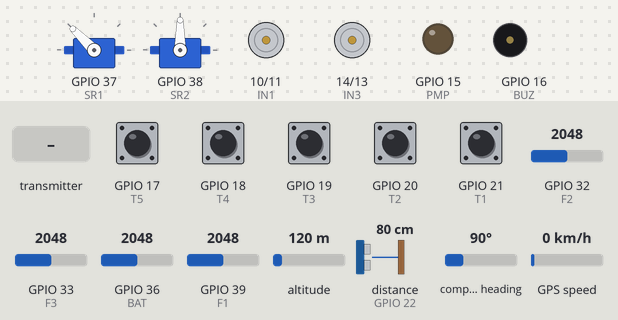
The sketch below on a simulated ESP32. On the bench: 2 × servo, motor-driver pin pairs drawn as motors (green arrow = first pin HIGH = forward, orange = second pin HIGH = backward, longer = more drive, scaled by the enable pin), output pins drawn as LEDs (lit = HIGH), buzzer (waves = sounding, pin HIGH). The inputs (shaded band) are chosen by the test bench; at power-on: GPIO 17 (T5), GPIO 18 (T4), GPIO 19 (T3), GPIO 20 (T2), GPIO 21 (T1) HIGH, GPIO 32 (F2) = 2048, GPIO 33 (F3) = 2048, GPIO 36 (BAT) = 2048, GPIO 39 (F1) = 2048, altitude 120 m, distance to the obstacle (sensor on GPIO 22) 80 cm, compass heading 90°, GPS speed 0 km/h. The echo pulse lasts 58.3 µs per cm; the GPS gets a fix after 3 s at 37.7749, -122.4194 with 8 satellites; no radio packets arrive unless stated; what the sketch prints to the serial monitor is not drawn.

Above: at 12.2 s.
12.3 s: the transmitter starts sending j2X = 0
At 15.3 s:
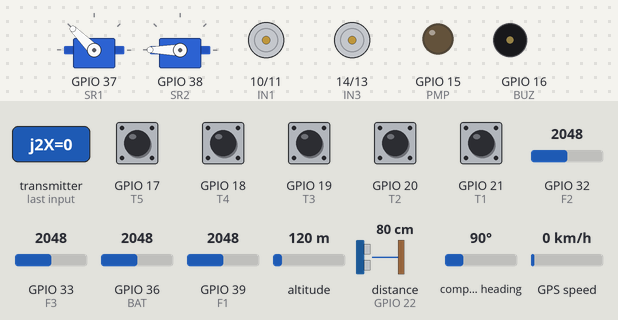
15.8 s: the transmitter starts sending j2Y = 0
At 16.9 s:
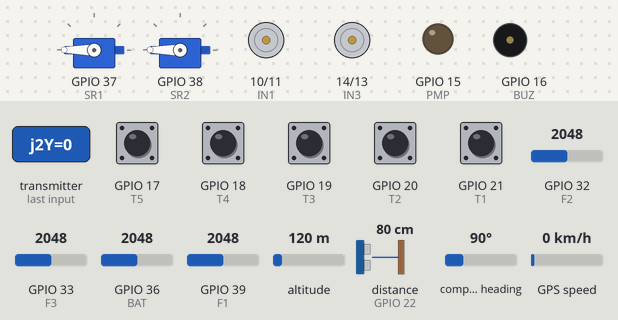
19.3 s: the transmitter starts sending j1X = 0
20.8 s: the transmitter starts sending j1Y = 0
At 21.9 s:
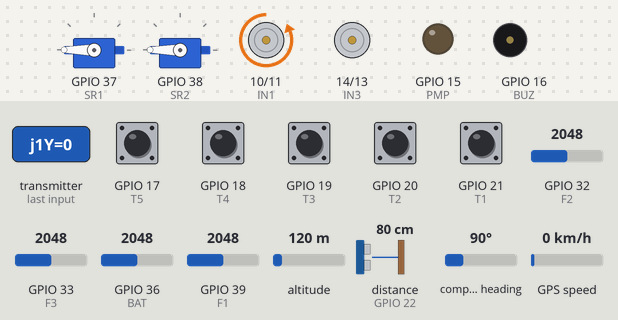
22.3 s: the transmitter starts sending TS1 = 0
At 23.3 s:
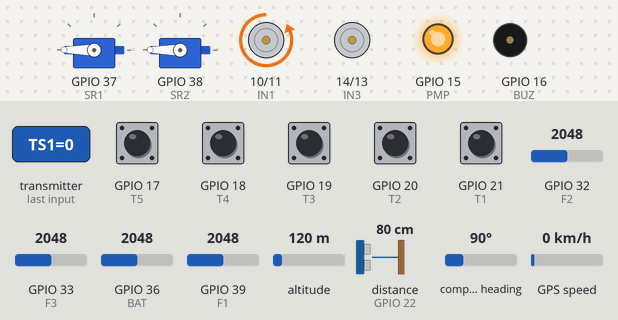
23.8 s: the transmitter starts sending TS2 = 0
At 30.6 s:
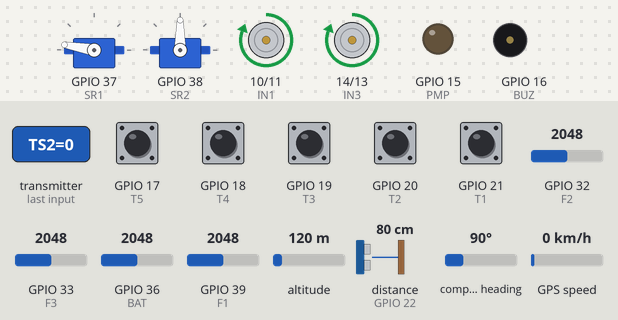
Timing chart, 0 to 31.0 s (numbered marks = the images above; inputs shaded):
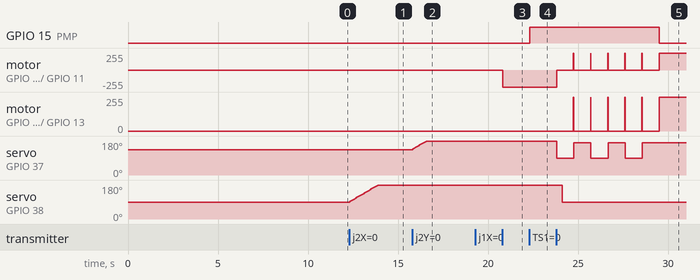

Measured:
- after the input at 12.3 s, servo on GPIO 38 (SR2): moves from 90° to 180° over 1.6 s, starting at once
- after the input at 15.8 s, servo on GPIO 37 (SR1): moves from 135° to 180° over 0.75 s, starting at once
- after the input at 20.8 s, motor on GPIO 10 (IN1) / GPIO 11 (IN2): stopped → backward 255/255 at once
- after the input at 22.3 s, GPIO 15 (PMP): LOW → HIGH at once
- after the input at 23.8 s, GPIO 15 (PMP): HIGH → LOW after 5.7 s; motor on GPIO 10 (IN1) / GPIO 11 (IN2): alternates forward 255/255 for 0.03 s and stopped for 0.93 s, starting at once

The sketch:

Receiver.ino
```cpp
// Fire Extinguisher Robot Receiver
#include <SPI.h>
#include <RF24.h>
#include <Servo.h>
#include <NewPing.h>
#include <Arduino.h>
#include <nRF24L01.h>
#include <TinyGPS++.h>
#include <SoftwareSerial.h>

// Battery Monitoring pin
#define BAT A0      // Battery Pin

// Servo Motor Pins
#define SR1 A1      // Water Ejector Servo
#define SR2 A2      // Camera Servo

// Fire Sensor Pins
#define F1 A3       // Fire Sensor 1
#define F2 A4       // Fire Sensor 2
#define F3 A5       // Fire Sensor 3

// // Smoke Sensor Pins
// #define SM_A A6     // Smoke Sensor Analog Pin
// #define SM_D A7     // Smoke Sensor Digital Pin

// Ultrasonic Sensor Pins
#define TRIG 23     // Trig Pin
#define ECHO 22     // Echo Pin
#define MAX_DIST 200

// Water Level Detector Pins
#define T1 21       // 100 %
#define T2 20       // 80 %
#define T3 19       // 60 %
#define T4 18       // 40 %
#define T5 17       // 20 %

// // ESP-32 Reset Pin
// #define RST 17      // ESP-32 Reset Pin

// Pump & Buzzer Pins
#define BUZ 16      // Buzzer
#define PMP 15      // Water Pump

// Motor driver Pins
#define ENA 3       // Enable A
#define IN1 10      // Input 1
#define IN2 11      // Input 2
#define IN3 14      // Input 3
#define IN4 13      // Input 4
#define ENB 12      // Enable B

// GPS Module Pins
#define RX 1        // GPS Receiver
#define TX 0        // GPS Transmitter


//Declare two servos
Servo Ser1;
Servo Ser2;

TinyGPSPlus gps;
RF24 radio(4, 2); // nRF24L01 (CE, CSN) // Declaring RF Module
SoftwareSerial GPS(RX, TX);             // Declaring GPS Module
NewPing sonar(TRIG, ECHO, MAX_DIST);

// Variables
int Dist = 0;
int LDist = 0;
int RDist = 0;
int Fr1 = 450;
int Fr2 = 450;
int Fr3 = 450;
bool pump = false;
unsigned long start = 0;
unsigned long servo1 = 0;
unsigned long servo2 = 0;
unsigned long currentTime = 0;
unsigned long lastReceiveTime = 0;
const byte address[][6] = {"00001", "00002"};

// Receiving Structure
struct Data_Package_1
{
  byte j1X;
  byte j1Y;
  byte j2X;
  byte j2Y;
  byte TS1;
  byte TS2;
};
Data_Package_1 data1;

// Sending Structure
struct Data_Package_2
{
  String lat;
  String lon;
  byte fire;
  byte bat;
  byte tank;
};
Data_Package_2 data2;

// Reset Data
void resetData()
{
  data1.j1X = 127;
  data1.j1Y = 131;
  data1.j2X = 135;
  data1.j2Y = 129;
  data1.TS1 = 1;
  data1.TS2 = 1;
}

void setup()
{
  Serial.begin(9600);                      // Serial Begin

  // Calibratig Sensors
  Serial.println("Calibrating sensors");
  delay(1000);
  for(int i = 0 ; i < 10; i++){
    Serial.print(".");
    delay(1000);
  }

  GPS.begin(9600);                         // GPS Begin
  radio.begin();                           // Redio Begin
  radio.openWritingPipe(address[1]);       // Sending Address 00002
  radio.openReadingPipe(1, address[0]);    // Receiving Address 00001
  radio.setAutoAck(false);
  radio.setDataRate(RF24_250KBPS);
  radio.setPALevel(RF24_PA_LOW);
  // radio.startListening(); //  Set the module as receiver
  resetData();

  // Setting Other Pins as INP/OUT
  pinMode(T1, INPUT_PULLUP);
  pinMode(T2, INPUT_PULLUP);
  pinMode(T3, INPUT_PULLUP);
  pinMode(T4, INPUT_PULLUP);
  pinMode(T5, INPUT_PULLUP);
  pinMode(BUZ, OUTPUT);
  pinMode(PMP, OUTPUT);
  pinMode(ECHO, INPUT);
  pinMode(TRIG, OUTPUT);

  // Setting Motor Driver 1 Pins as INP/OUT
  pinMode(ENA, OUTPUT);
  pinMode(IN1, OUTPUT);
  pinMode(IN2, OUTPUT);
  pinMode(IN3, OUTPUT);
  pinMode(IN4, OUTPUT);
  pinMode(ENB, OUTPUT);

  // Attaching Servo
  Ser1.attach(SR1);  // Servo motor up-down movement for watar ejector
  Ser2.attach(SR2);  // Servo motor right-left movement for camera
  Ser1.write(135);   // Set position at centre 90 to 180
  Ser2.write(90);    // Set position at centre 0 to 180

  // Assigning the values
  data2.lat = "";
  data2.lon = "";
  data2.fire = 0;
  data2.bat = 0;
  data2.tank = 0;

  digitalWrite(BUZ, LOW);
  digitalWrite(PMP, LOW);
  digitalWrite(T1, HIGH);
  digitalWrite(T2, HIGH);
  digitalWrite(T3, HIGH);
  digitalWrite(T4, HIGH);
  digitalWrite(T5, HIGH);
}

void loop()
{
  // Receiving data
  delay(5);
  radio.startListening();
  if(radio.available()){
    radio.read(&data1, sizeof(Data_Package_1));
    lastReceiveTime = millis();
  }
  currentTime = millis();
  if(currentTime - lastReceiveTime > 1000) resetData();

  // Controlling Robot
  if(data1.TS2 == 0) autoMode();
  else manualMode();

  // Sending Data
  delay(5);
  readGPS();
  readTank();
  readBattery();
  readFireSensors();
  radio.stopListening();
  radio.write(&data2, sizeof(Data_Package_2));
  delay(5);
}

// reading Battery Level
void readBattery(){
  float R1 = 2200.00;         // resistance of R1 (2.2K) in Ohm
  float R2 = 1000.00;         // resistance of R2 (1K) in Ohm
  float MaxVolt = 3.85;       // Maximum Voltage measured after resistor
  int MaxVal = 772;           // Maximum Analog values read by analog pin

  int val = analogRead(BAT);               // Reads the analog input
  float Vout = (val * MaxVolt) / MaxVal;   // formula for calculating voltage out
  float Vin = Vout * (R2 + R1) / R2;       // formula for calculating voltage in

  int Bat = map(Vin, 11.1, 12.8, 0, 100);
  if(Bat >= 100) Bat = 100;
  if(Bat <= 0) Bat = 0;
  // Serial.println(String("Bat = " + String(Bat) + "      Val = " + String(val) + "      Vin = " + String(Vin) + "      Vout = " + String(Vout)));

  data2.bat = Bat;
}

// Reading GPS Location
void readGPS(){
  while(GPS.available() > 0){
    if(gps.encode(GPS.read())){
      if(gps.location.isValid()){
        data2.lat = gps.location.lat();
        data2.lon = gps.location.lng();
      }
      else{
        data2.lat = "20.888420";
        data2.lon = "77.731250";
      }
    }
  }
  data2.lat = "20.888420";
  data2.lon = "77.731250";
}

// Reding Tank Water Level
void readTank(){
  int tank = 0;
  if(digitalRead(T1) == 0) tank = 100;
  if(digitalRead(T2) == 0) tank = 80;
  if(digitalRead(T3) == 0) tank = 60;
  if(digitalRead(T4) == 0) tank = 40;
  if(digitalRead(T5) == 0) tank = 20;
  else tank = 0;

  data2.tank = tank;
}

// Reading Fire Sensors
void readFireSensors(){
  Fr1 = analogRead(F1);
  Fr2 = analogRead(F2);
  Fr3 = analogRead(F3);
  if(Fr1 <= 100 || Fr2 <= 100 || Fr3 <= 100) data2.fire = 1;
  else data2.fire = 0;
}

// Calculating Centre Distance
void centreDist(){
  delay(10);
  Ser2.write(90);
  delay(300);
  Dist = sonar.convert_cm(sonar.ping_median(10));
  delay(50);
}

// Calculating Left Distance
void leftDist(){
  delay(10);
  Ser2.write(160);
  delay(300);
  LDist = sonar.convert_cm(sonar.ping_median(10));
  delay(50);
  Ser2.write(90);
  delay(300);
}

// Calculating Right Distance
void rightDist(){
  delay(10);
  Ser2.write(0);
  delay(300);
  RDist = sonar.convert_cm(sonar.ping_median(10));
  delay(50);
  Ser2.write(90);
  delay(300);
}

// Automatic Mode
void manualMode(){
  setCamera(data1.j2X);
  setWaterEjector(data1.j2Y);
  controlRobot(data1.j1X, data1.j1Y);
  if(data1.TS1 == 0){
    start = millis();
    pump = true;
  }
  if(millis() - start >= 3000 && data1.TS1 == 1) pump = false;
  if(pump == true) digitalWrite(PMP, HIGH);
  else digitalWrite(PMP, LOW);
}

// Automatic Mode
void autoMode(){
  readFireSensors();
  if(pump == true){
    stop();
    digitalWrite(PMP, HIGH);
    int ang = Ser1.read();
    if(ang <= 130) Ser1.write(170);
    else if(ang > 130) Ser1.write(90);
    delay(300);
  }
  else digitalWrite(PMP, LOW);
  if(Fr2 <= 100){
    stop();
    if(pump == false){
      pump = true;
      start = millis();
    }
  }
  else if(Fr3 <= 100){
    if((millis() - start) >= 5000) pump = false;
    rightDist();
    if(RDist >= 30) right();
    else detectObject();
  }
  else if(Fr1 <= 100){
    if((millis() - start) >= 5000) pump = false;
    leftDist();
    if(LDist >= 30) left();
    else detectObject();
  }
  else{
    if((millis() - start) >= 5000) pump = false;
    detectObject();
  }
}

void detectObject(){
  centreDist();
  if(Dist >= 45) forward();
  else{
    stop();
    leftDist();
    delay(10);
    rightDist();
    delay(10);

    if(RDist > LDist && RDist >= 30) right();
    else if(LDist > RDist && LDist >= 30) left();
    else backward();
  }
}

void stop(){
  digitalWrite(IN1, LOW);
  digitalWrite(IN2, LOW);
  digitalWrite(IN3, LOW);
  digitalWrite(IN4, LOW);
}

void forward(){
  digitalWrite(IN1, HIGH);
  digitalWrite(IN2, LOW);
  digitalWrite(IN3, HIGH);
  digitalWrite(IN4, LOW);
  analogWrite(ENA, 255);
  analogWrite(ENB, 255);
}

void backward(){
  digitalWrite(IN1, LOW);
  digitalWrite(IN2, HIGH);
  digitalWrite(IN3, LOW);
  digitalWrite(IN4, HIGH);
  analogWrite(ENA, 255);
  analogWrite(ENB, 255);
}

void right(){
  digitalWrite(IN1, LOW);
  digitalWrite(IN2, HIGH);
  digitalWrite(IN3, HIGH);
  digitalWrite(IN4, LOW);
  analogWrite(ENA, 255);
  analogWrite(ENB, 255);
}

// Turning Left
void left(){
  digitalWrite(IN1, HIGH);
  digitalWrite(IN2, LOW);
  digitalWrite(IN3, LOW);
  digitalWrite(IN4, HIGH);
  analogWrite(ENA, 255);
  analogWrite(ENB, 255);
}

// Controlling Water Ejector servo Motor
void setWaterEjector(int val){
  if(millis() - servo1 > 40){
    if(0 <= val && val <= 112){
      servo1 = millis();
      int ang = Ser1.read() + map(val, 120, 0, 0, 3);
      if(ang >= 180) ang = 180;
      Ser1.write(ang);
    }
    else if(143 <= val && val <= 255){
      servo1 = millis();
      int ang = Ser1.read() - map(val, 150, 255, 0, 3);
      if(ang <= 90) ang = 90;
      Ser1.write(ang);
    }
  }
}

// Controlling camera servo Motor
void setCamera(int val){
  if(millis() - servo2 > 40){
    if(0 <= val && val <= 112){
      servo2 = millis();
      int ang = Ser2.read() + map(val, 114, 0, 0, 3);
      if(ang >= 180) ang = 180;
      Ser2.write(ang);
    }
    else if(143 <= val && val <= 255){
      servo2 = millis();
      int ang = Ser2.read() - map(val, 144, 255, 0, 3);
      if(ang <= 0) ang = 0;
      Ser2.write(ang);
    }
  }
}

// Controlling Robot Movement
void controlRobot(int x, int y){
  int MS_A, MS_B;
  // Forward Moving
  if(146 <= y){
    digitalWrite(IN1, HIGH);
    digitalWrite(IN2, LOW);
    digitalWrite(IN3, HIGH);
    digitalWrite(IN4, LOW);
    MS_A = map(y, 142, 255, 0, 255);
    MS_B = map(y, 142, 255, 0, 255);
  }

  // Backward Moving
  else if(y <= 116){
    digitalWrite(IN1, LOW);
    digitalWrite(IN2, HIGH);
    digitalWrite(IN3, LOW);
    digitalWrite(IN4, HIGH);
    MS_A = map(y, 112, 0, 0, 255);
    MS_B = map(y, 112, 0, 0, 255);
  }

  else{
    MS_A = 0;
    MS_B = 0;
  }

  // Right Moving
  if(142 <= x){
    int val = map(x, 142, 200, 0, 255);
    MS_A = MS_A - val;
    MS_B = MS_B + val * 2;

    if(MS_A < 0) MS_A = 0;
    if(MS_B < 0) MS_B = 0;
    if(MS_A > 255) MS_A = 255;
    if(MS_B > 255) MS_B = 255;
  }

  // Left Moving
  else if(x <= 112){
    int val = map(x, 112, 0, 0, 255);
    MS_A = MS_A + val * 2;
    MS_B = MS_B - val;

    if(MS_A < 0) MS_A = 0;
    if(MS_B < 0) MS_B = 0;
    if(MS_A > 255) MS_A = 255;
    if(MS_B > 255) MS_B = 255;
  }

  if(MS_A < 30) MS_A = 0;
  if(MS_B < 30) MS_B = 0;

  analogWrite(ENA, MS_A);
  analogWrite(ENB, MS_B);
}
```
